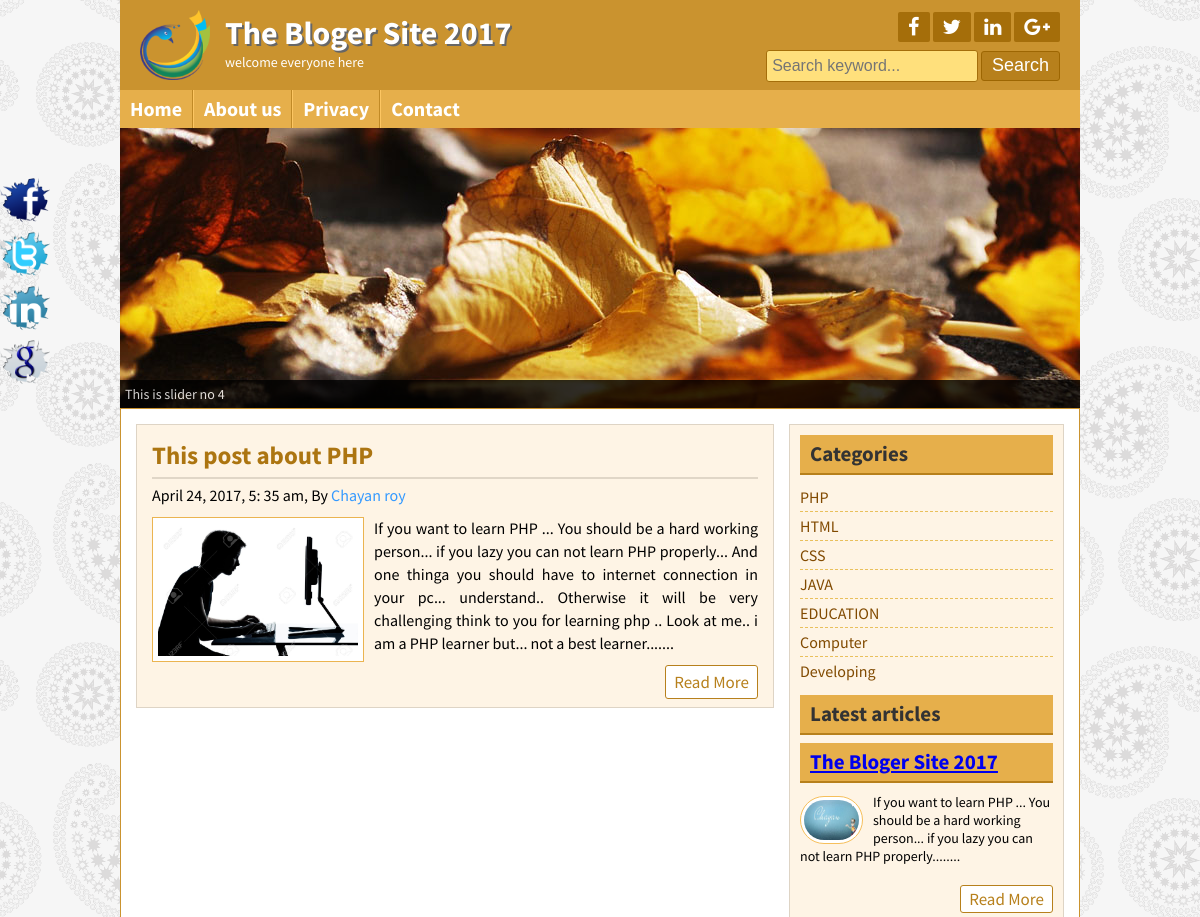
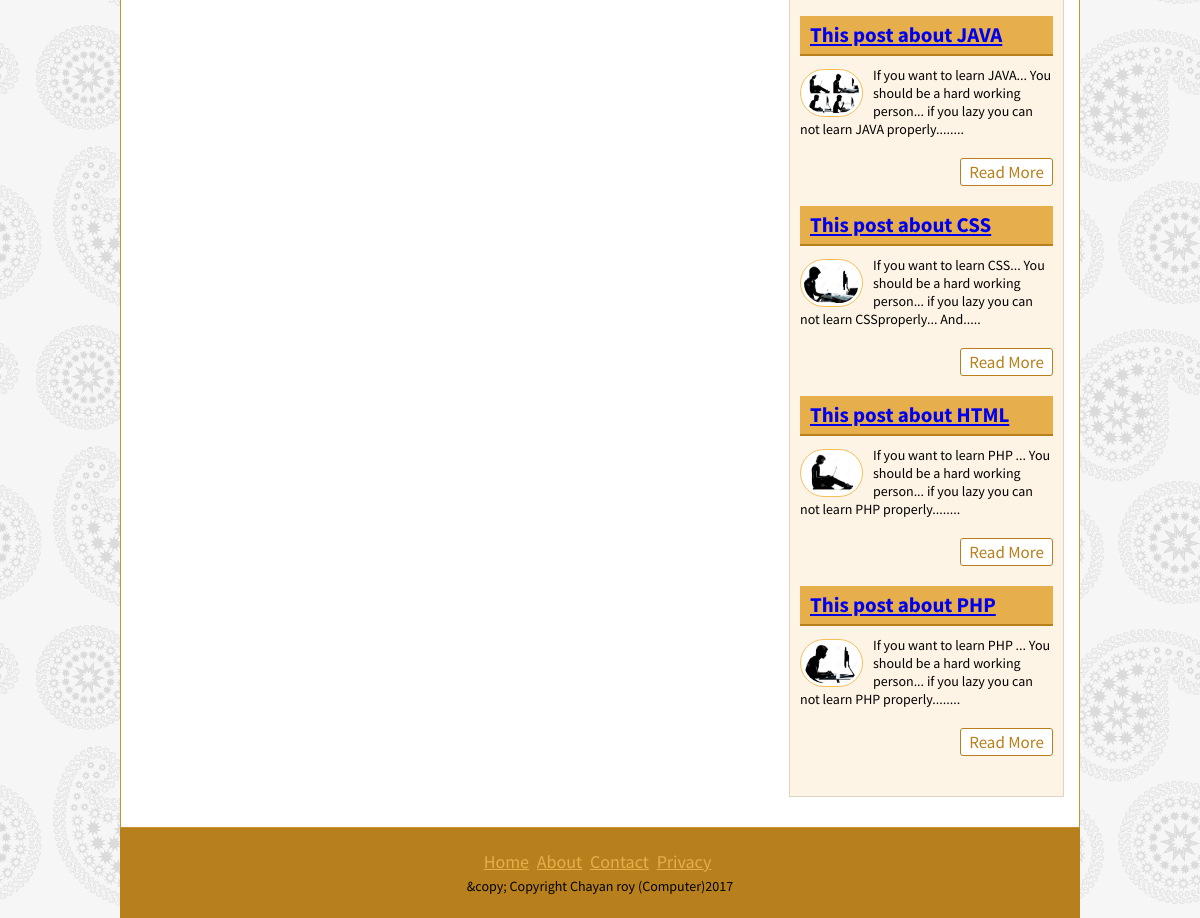
The page /postBycat.php?catId=1 on the database its author committed (2 pictures, top to bottom).
### tables this page shows
CREATE TABLE `title_slogan` (
  `id` int(11) NOT NULL,
  `title` varchar(255) NOT NULL,
  `slogan` varchar(255) NOT NULL,
  `logo` varchar(255) NOT NULL
);

CREATE TABLE `tbl_social` (
  `id` int(11) NOT NULL,
  `fb` varchar(255) NOT NULL,
  `tw` varchar(255) NOT NULL,
  `ln` varchar(255) NOT NULL,
  `gp` varchar(255) NOT NULL
);

CREATE TABLE `tbl_page` (
  `id` int(11) NOT NULL,
  `name` varchar(255) NOT NULL,
  `body` text NOT NULL
);

CREATE TABLE `tbl_post` (
  `id` int(11) NOT NULL,
  `cat` int(11) NOT NULL,
  `title` varchar(255) NOT NULL,
  `body` text NOT NULL,
  `image` varchar(255) NOT NULL,
  `author` varchar(50) NOT NULL,
  `tags` varchar(255) NOT NULL,
  `userid` int(11) NOT NULL,
  `date` timestamp NOT NULL DEFAULT CURRENT_TIMESTAMP
);

CREATE TABLE `tbl_category` (
  `id` int(5) NOT NULL,
  `name` varchar(50) NOT NULL
);

CREATE TABLE `tbl_footer` (
  `id` int(11) NOT NULL,
  `footer` varchar(255) NOT NULL
);

### lib/Database.php (called while the page is built, shortened)
<?php
Class Database{
	public $host   = DB_HOST;
	public $user   = DB_USER;
	public $pass   = DB_PASS;
	public $dbname = DB_NAME;
	public $link;
	private function connectDB(){
	$this->link = new mysqli($this->host, $this->user, $this->pass, $this->dbname);
 }
	public function select($query){
		$result = $this->link->query($query) or die($this->link->error.__LINE__);
		if($result->num_rows > 0){
			return $result;
		} else {
			return false;
		}
	}
}

### helpers/Format.php (called while the page is built, shortened)
<?php
	class Format
	{
		public function formatDate($date){
		   return date('F j, Y, g: i a', strtotime($date));
		}
		public function textShorten($body, $limit =400){
				$body = $body."";
				$body = substr($body, 0,$limit);
				$body = substr($body, 0,strrpos($body, ' '));
				$body = $body.".....";
				return $body;
		}
	}
 ?>

### postBycat.php (the view)
<?php include 'inc/header.php'; ?>
<?php include 'inc/slider.php'; ?>
<?php
	if (!isset($_GET['catId']) || $_GET['catId']==NULL) {
		header("Location:404.php");
	}else{
		$id = $_GET['catId'];
	}
 ?>
	<div class="contentsection contemplete clear">
		<div class="maincontent clear">
			 <?php
			   	$query = "SELECT * FROM tbl_post WHERE cat= $id";
			   	$post  =$db->select($query);
			   	 if ($post) {
			   	 	while ($result = $post->fetch_assoc()) {
			    ?>
			<div class="samepost clear">
				<h2><a href="post.php?id=<?php echo $result['id']; ?>"><?php echo $result['title']; ?></a>
				</h2>
				 <h4><?php echo $fm->formatDate($result['date']); ?>, By
				     <a href=""><?php echo $result['author']; ?></a>
				  </h4>
				 <a href="post.php?id=<?php echo $result['id']; ?>"><img src="admin/<?php echo $result['image']; ?>" alt="post image"/></a>
				<p>
					<?php echo $fm->textShorten($result['body']); ?>
				</p>
				<div class="readmore clear">
					<a href="post.php?id=<?php echo $result['id']; ?>">Read More</a>
				</div>
			</div>
		<?php }?>
		<?php }else{;?>
			<p>No Post Available in this Category</p>
		<?php } ?>
		</div>
		<?php include 'inc/sidebar.php'; ?>
	</div>
	<?php include 'inc/footer.php'; ?>

### inc/header.php (shortened to what this page needs)
<?php include 'lib/Database.php'; ?>
<?php include 'helpers/Format.php'; ?>
<?php
				$fm = new Format();
			   	$db = new Database();
 ?>
<!DOCTYPE html>
<html>
<head>
	<link rel="stylesheet" href="font-awesome-4.5.0/css/font-awesome.css">
	<link rel="stylesheet" href="css/nivo-slider.css" type="text/css" media="screen" />
	<?php
              	$query = "SELECT * FROM tbl_theme WHERE id=1";
              	$theme = $db->select($query);
              	if ($theme) {
              		while ($result = $theme->fetch_assoc()) {
              	if ($result['name']=='green') {?>
              		 <link rel="stylesheet" href="green/style.css">
              <?php } if($result['name']=='default'){?>
              	<link rel="stylesheet" href="style.css">
             <?php }
             }
         }
      ?>
</head>
<body>
	<div class="headersection templete clear">
		<a href="index.php">
			<div class="logo">
			<?php
				$query = "SELECT * FROM title_slogan WHERE id=1";
				$TSL = $db->select($query);
				if ($TSL) {
					while($result= $TSL->fetch_assoc()){
			 ?>
				<img src="admin/<?php echo $result['logo'] ?>" alt="Logo"/>
				<h2><?php echo $result['title'] ?></h2>
				<p><?php echo $result['slogan'] ?></p>
				<?php }} ?>
			</div>
		</a>
		<div class="social clear">
			<div class="icon clear">
			 <?php
			 	$query = "SELECT * FROM tbl_social WHERE id=1";
			 	$social = $db->select($query);
			 	if ($social) {
			 		while ($result = $social->fetch_assoc()) {
			  ?>
				<a href="<?php echo $result['fb'] ?>" target="_blank"><i class="fa fa-facebook"></i></a>
				<a href="<?php echo $result['tw'] ?>" target="_blank"><i class="fa fa-twitter"></i></a>
				<a href="<?php echo $result['ln'] ?>" target="_blank"><i class="fa fa-linkedin"></i></a>
				<a href="<?php echo $result['gp'] ?>" target="_blank"><i class="fa fa-google-plus"></i></a>
				<?php }} ?>
			</div>
			<div class="searchbtn clear">
			<form action="search.php" method="GET">
				<input type="text" name="search" placeholder="Search keyword..."/>
				<input type="submit" name="submit" value="Search"/>
			</form>
			</div>
		</div>
	</div>
<div class="navsection templete">
	<ul>
		<?php
			$path = $_SERVER['SCRIPT_NAME'];
			$currentpage = basename($path, '.php');
		 ?>
		<li><a <?php if ($currentpage=='index') {echo "id='active'";}?> href="index.php">Home</a></li>
		<?php
               $query = "SELECT * FROM tbl_page";
                $page =$db->select($query);
                if ($page) {
                while ($result= $page->fetch_assoc()) {
                ?>
              <li><a
              		<?php
              			if (isset($_GET['pageid']) && $_GET['pageid']== $result['id']) {
              				echo "id='active'";
              			}
              		 ?>
                   href="page.php?pageid=<?php echo $result['id'] ?>"><?php echo $result['name'] ?></a></li>
                <?php }} ?>
		<li><a <?php if ($currentpage=='contact') {echo "id='active'";}?> href="contact.php">Contact</a></li>
	</ul>
</div>

### inc/sidebar.php
<div class="sidebar clear">
			<div class="samesidebar clear">
				<h2>Categories</h2>
				<?php
					$query = "SELECT * FROM tbl_category";
					$Category= $db->select($query);
					if ($Category) {
						while ($result = $Category->fetch_assoc()) {
				 ?>
					<ul>
						<li><a href="postBycat.php?catId=<?php echo $result['id'] ?>"><?php echo $result['name'] ?></a></li>
						<?php }} else{?>
						<li>NO Category Created</li>
						<?php } ?>
					</ul>
			</div>
			<div class="samesidebar clear">
				<h2>Latest articles</h2>
				<?php
					$query = "SELECT * FROM tbl_post order by id desc limit 5";
					$Lpost= $db->select($query);
					if ($Lpost) {
						while ($Lresult = $Lpost->fetch_assoc()) {
				 ?>
					<div class="popular clear">
						<h2><a href="post.php?id=<?php echo $Lresult['id'] ?>"><?php echo $Lresult['title'] ?></a>
						</h2>
						 <a href="post.php?id=<?php echo $Lresult['id']; ?>"><img src="admin/<?php echo $Lresult['image']; ?>" alt="post image"/></a>
						<p>
							<?php echo $fm->textShorten($Lresult['body'], 120) ?>
						</p>
						<div class="readmore clear">
							<a href="post.php?id=<?php echo $Lresult['id']; ?>">Read More</a>
						</div>
					</div>
					<?php }}else{header("Location:404.php");} ?>
			</div>
		</div>

### inc/footer.php (shortened to what this page needs)
<div class="footersection templete clear">
	  <div class="footermenu clear">
		<ul>
			<li><a href="index.php">Home</a></li>
			<li><a href="about.php">About</a></li>
			<li><a href="contact.php">Contact</a></li>
			<li><a href="#">Privacy</a></li>
		</ul>
	  </div>
	  <?php
	  	$query = "SELECT *FROM tbl_footer WHERE id=1";
	  	$copy = $db->select($query);
	  	if ($copy) {
	  		while ($result = $copy->fetch_assoc()) {
	   ?>
	  <p><?php echo $result['footer'] ?><?php echo date('Y') ?></p>
	  <?php }} ?>
	</div>
	<div class="fixedicon clear">
		 <?php
			 	$query = "SELECT * FROM tbl_social WHERE id=1";
			 	$social = $db->select($query);
			 	if ($social) {
			 		while ($result = $social->fetch_assoc()) {
		  ?>
		<a href="<?php echo $result['fb'] ?>"><img src="images/fb.png" alt="Facebook"/></a>
		<a href="<?php echo $result['tw'] ?>"><img src="images/tw.png" alt="Twitter"/></a>
		<a href="<?php echo $result['ln'] ?>"><img src="images/in.png" alt="LinkedIn"/></a>
		<a href="<?php echo $result['gp'] ?>"><img src="images/gl.png" alt="GooglePlus"/></a>
		<?php }} ?>
	</div>
</body>
</html>

### rows shown on the page
title_slogan: logo (picture), title "The Bloger Site 2017", slogan "welcome everyone here"
tbl_page: name "About us"
tbl_page: name "Privacy"
tbl_post: title "This post about PHP", date "April 24, 2017, 5: 35 am", author "Chayan roy", image (picture), body "If you want to learn PHP ... You should be a hard working person... if you lazy you can not learn PHP properly... And one thinga you should have to internet connection in your pc... understand.. Otherwise it will be very challenging think to you for learning php .. Look at me.. i am a PHP learner but... not a best learner.......", body "If you want to learn PHP ... You should be a hard working person... if you lazy you can not learn PHP properly........"
tbl_category: name "PHP"
tbl_category: name "HTML"
tbl_category: name "CSS"
tbl_category: name "JAVA"
tbl_category: name "EDUCATION"
tbl_category: name "Computer"
tbl_category: name "Developing"
tbl_post: title "The Bloger Site 2017", image (picture), body "If you want to learn PHP ... You should be a hard working person... if you lazy you can not learn PHP properly........"
tbl_post: title "This post about JAVA", image (picture), body "If you want to learn JAVA... You should be a hard working person... if you lazy you can not learn JAVA properly........"
tbl_post: title "This post about CSS", image (picture), body "If you want to learn CSS... You should be a hard working person... if you lazy you can not learn CSSproperly... And....."
tbl_post: title "This post about HTML", image (picture), body "If you want to learn PHP ... You should be a hard working person... if you lazy you can not learn PHP properly........"
tbl_footer: footer "&copy; Copyright Chayan roy (Computer)"
